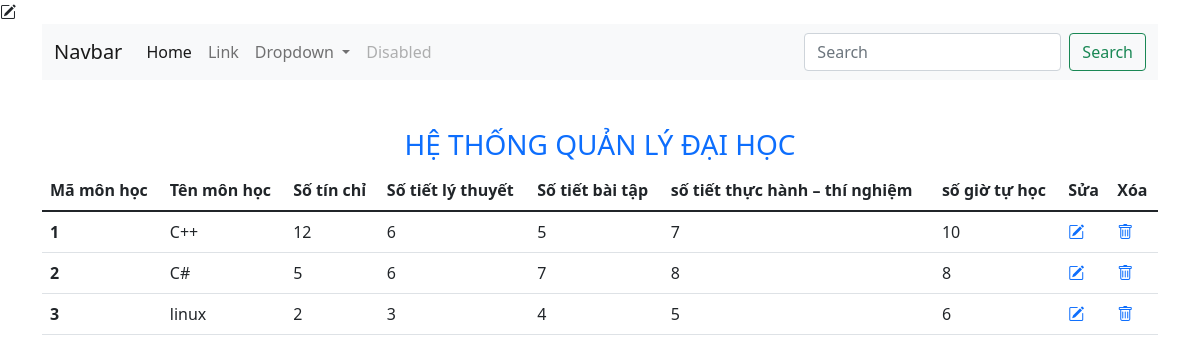
The page / on the database its author committed.
### tables this page shows
CREATE TABLE `monhoc` (
  `mamh` varchar(50) NOT NULL,
  `ten_mh` varchar(50) DEFAULT NULL,
  `sotinchi` int(11) DEFAULT NULL,
  `sotiet_lt` int(11) DEFAULT NULL,
  `sotiet_bt` int(11) DEFAULT NULL,
  `sotiet_thtn` int(11) DEFAULT NULL,
  `sogio_tuhoc` int(11) DEFAULT NULL
);

### index.php (the view, shortened to what this page needs)
<!DOCTYPE html>
<html lang="en">
<head>
    <link rel="stylesheet" href="https://cdn.jsdelivr.net/npm/bootstrap-icons@1.7.2/font/bootstrap-icons.css">
    <link href="https://cdn.jsdelivr.net/npm/bootstrap@5.1.3/dist/css/bootstrap.min.css" rel="stylesheet">
</head>
<body>
    <header>
        <i class="bi bi-pencil-square"></i>
        <div class="container">
                    <nav class="navbar navbar-expand-lg navbar-light bg-light">
            <div class="container-fluid">
                <a class="navbar-brand" href="#">Navbar</a>
                <div class="collapse navbar-collapse" id="navbarSupportedContent">
                <ul class="navbar-nav me-auto mb-2 mb-lg-0">
                    <li class="nav-item">
                    <a class="nav-link active" aria-current="page" href="#">Home</a>
                    </li>
                    <li class="nav-item">
                    <a class="nav-link" href="#">Link</a>
                    </li>
                    <li class="nav-item dropdown">
                    <a class="nav-link dropdown-toggle" href="#" id="navbarDropdown" role="button" data-bs-toggle="dropdown" aria-expanded="false">
                        Dropdown
                    </a>
                    </li>
                    <li class="nav-item">
                    <a class="nav-link disabled">Disabled</a>
                    </li>
                </ul>
                <form class="d-flex">
                    <input class="form-control me-2" type="search" placeholder="Search" aria-label="Search">
                    <button class="btn btn-outline-success" type="submit">Search</button>
                </form>
                </div>
            </div>
            </nav>
        </div>
    </header>
    <main>
        <div class="container">
            <h3 class="text-center text-primary mt-5">HỆ THỐNG QUẢN LÝ ĐẠI HỌC</h3>
            <table class="table">
                <thead>
                    <tr>
                        <th scope="col">Mã môn học</th>
                        <th scope="col">Tên môn học</th>
                        <th scope="col">Số tín chỉ</th>
                        <th scope="col">Số tiết lý thuyết</th>
                        <th scope="col">Số tiết bài tập</th>
                        <th scope="col">số tiết thực hành – thí nghiệm</th>
                        <th scope="col">số giờ tự học</th>
                        <th scope="col">Sửa</th>
                        <th scope="col">Xóa</th>
                    </tr>
                </thead>
                <tbody>
                    <?php
                        $conn = mysqli_connect(DB_HOST,DB_USERNAME,DB_PASSWORD,DB_NAME);
                        $sql = "select * from monhoc";
                        $result = mysqli_query($conn,$sql);
                        if(mysqli_num_rows($result) > 0){
                            while($row = mysqli_fetch_assoc($result)){
                    ?>
                                <tr>
                                    <th scope="row"><?php echo $row['mamh']; ?></th>
                                    <td><?php echo $row['ten_mh']; ?></td>
                                    <td><?php echo $row['sotinchi']; ?></td>
                                    <td><?php echo $row['sotiet_lt']; ?></td>
                                    <td><?php echo $row['sotiet_bt']; ?></td>
                                    <td><?php echo $row['sotiet_thtn']; ?></td>
                                    <td><?php echo $row['sogio_tuhoc']; ?></td>
                                    <td><a href="update_student"><i class="bi bi-pencil-square"></i></a></td>
                                    <td><a href="delete_student.php?id=<?php echo $row['mamh']; ?>"><i class="bi bi-trash"></i></a></td>
                            </tr>
                    <?php
                            }
                        }
                    ?>
                </tbody>
            </table>
        </div>
    </main>
</body>
</html>

### rows shown on the page
monhoc: mamh "1", ten_mh "C++", sotinchi "12", sotiet_lt "6", sotiet_bt "5", sotiet_thtn "7", sogio_tuhoc "10"
monhoc: mamh "2", ten_mh "C#", sotinchi "5", sotiet_lt "6", sotiet_bt "7", sotiet_thtn "8", sogio_tuhoc "8"
monhoc: mamh "3", ten_mh "linux", sotinchi "2", sotiet_lt "3", sotiet_bt "4", sotiet_thtn "5", sogio_tuhoc "6"
